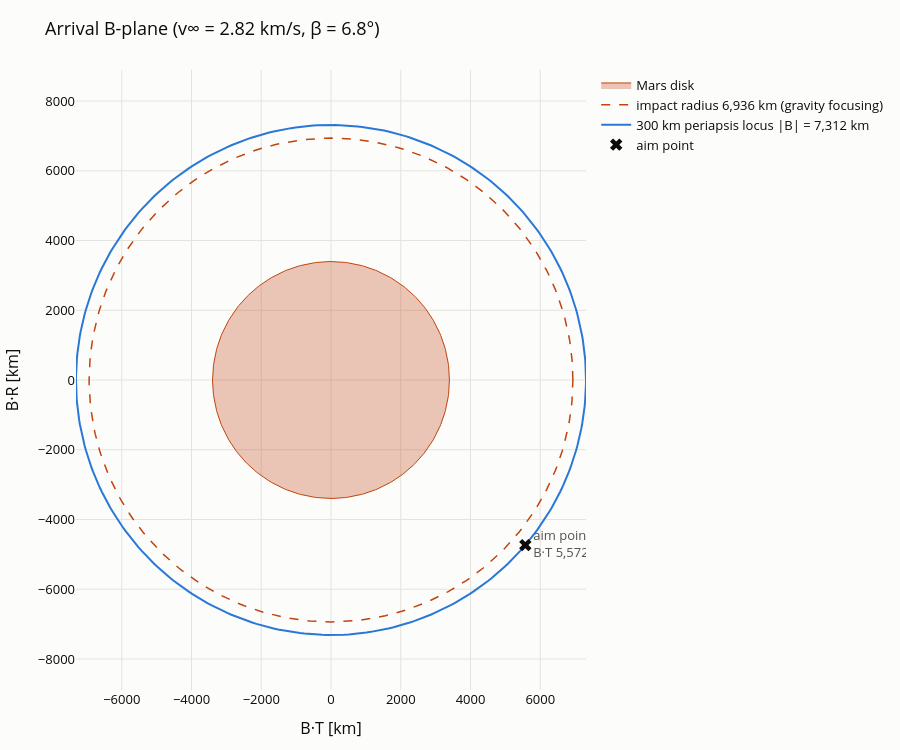

Source (notebook cell):
### Code cell
# 7. Arrival B-plane: aim point vs Mars and the 300 km-periapsis locus
from cesium.world.constants import MU_MARS, R_MARS

v_inf_m = np.linalg.norm(arrival["v_inf_mci_km_s"]) * KM_TO_M
r_p_m = float(arrival["target_coes"][0])  # circular target: periapsis radius = a
b_of = lambda r_p: (
    r_p * np.sqrt(1 + 2 * MU_MARS / (r_p * v_inf_m**2))
)  # aim radius for periapsis r_p
B_T, B_R = arrival["B_TR_m"] * M_TO_KM
phi = np.linspace(0, 2 * np.pi, 361)

fig_bplane = go.Figure()
fig_bplane.add_scatter(
    x=R_MARS * M_TO_KM * np.cos(phi),
    y=R_MARS * M_TO_KM * np.sin(phi),
    fill="toself",
    fillcolor="rgba(193,68,14,0.30)",
    line={"color": "#c1440e", "width": 1},
    name="Mars disk",
    hoverinfo="skip",
)
fig_bplane.add_scatter(
    x=b_of(R_MARS) * M_TO_KM * np.cos(phi),
    y=b_of(R_MARS) * M_TO_KM * np.sin(phi),
    mode="lines",
    line={"color": "#c1440e", "width": 1.5, "dash": "dash"},
    name=f"impact radius {b_of(R_MARS) * M_TO_KM:,.0f} km (gravity focusing)",
    hoverinfo="skip",
)
fig_bplane.add_scatter(
    x=b_of(r_p_m) * M_TO_KM * np.cos(phi),
    y=b_of(r_p_m) * M_TO_KM * np.sin(phi),
    mode="lines",
    line={"color": SLOT[0], "width": 2},
    name=f"300 km periapsis locus |B| = {b_of(r_p_m) * M_TO_KM:,.0f} km",
    hoverinfo="skip",
)
fig_bplane.add_scatter(
    x=[B_T],
    y=[B_R],
    mode="markers+text",
    name="aim point",
    text=[f"aim point<br>B·T {B_T:,.0f} km, B·R {B_R:,.0f} km"],
    textposition="middle right",
    textfont={"color": INK_2},
    marker={"color": INK, "size": 11, "symbol": "x"},
)
style(
    fig_bplane,
    f"Arrival B-plane (v∞ = {v_inf_m * M_TO_KM:.2f} km/s, β = {float(arrival['beta_rad']) * RAD_TO_DEG:.1f}°)",
    height=750,
    legend={"orientation": "v", "y": 1.0, "x": 1.02},
)
fig_bplane.update_xaxes(title="B·T [km]")
fig_bplane.update_yaxes(title="B·R [km]", scaleanchor="x")
fig_bplane.show()

### Figure 1 — Plotly figure (JSON) as saved in the notebook; plotly's stock layout.template omitted (floating-point values rounded to 4 significant figures; data arrays with more than 128 entries replaced by an {"elided": "..."} marker saying what was removed)
{"data": [{"fill": "toself", "fillcolor": "rgba(193,68,14,0.30)", "hoverinfo": "skip", "line": {"color": "#c1440e", "width": 1}, "name": "Mars disk", "type": "scatter", "x": {"elided": "361 float values"}, "y": {"elided": "361 float values"}}, {"hoverinfo": "skip", "line": {"color": "#c1440e", "dash": "dash", "width": 1.5}, "mode": "lines", "name": "impact radius 6,936 km (gravity focusing)", "type": "scatter", "x": {"elided": "361 float values"}, "y": {"elided": "361 float values"}}, {"hoverinfo": "skip", "line": {"color": "#2a78d6", "width": 2}, "mode": "lines", "name": "300 km periapsis locus |B| = 7,312 km", "type": "scatter", "x": {"elided": "361 float values"}, "y": {"elided": "361 float values"}}, {"marker": {"color": "#0b0b0b", "size": 11, "symbol": "x"}, "mode": "markers+text", "name": "aim point", "text": ["aim point<br>B·T 5,572 km, B·R -4,735 km"], "textfont": {"color": "#52514e"}, "textposition": "middle right", "type": "scatter", "x": [5572.0], "y": [-4735.0]}], "layout": {"font": {"color": "#0b0b0b", "size": 13}, "height": 750, "legend": {"orientation": "v", "x": 1.02, "y": 1}, "margin": {"b": 60, "l": 70, "r": 40, "t": 70}, "paper_bgcolor": "#fcfcfb", "plot_bgcolor": "#fcfcfb", "title": {"text": "Arrival B-plane (v∞ = 2.82 km/s, β = 6.8°)"}, "xaxis": {"gridcolor": "#e4e3dd", "title": {"text": "B·T [km]"}, "zeroline": false}, "yaxis": {"gridcolor": "#e4e3dd", "scaleanchor": "x", "title": {"text": "B·R [km]"}, "zeroline": false}}}
